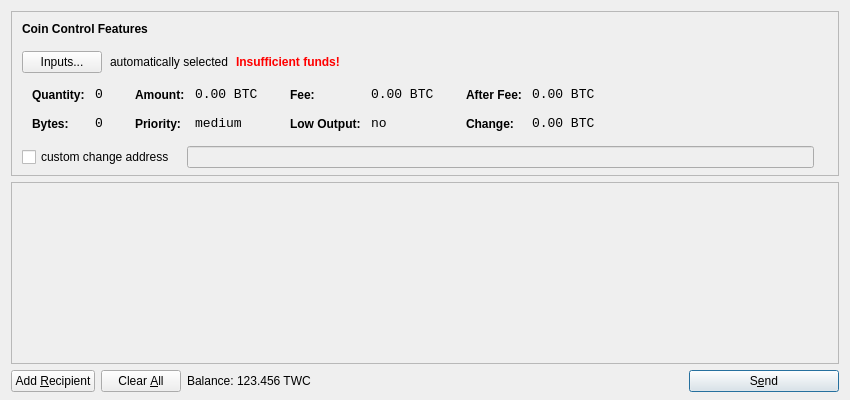
<?xml version="1.0" encoding="UTF-8"?>
<ui version="4.0">
 <class>SendCoinsDialog</class>
 <widget class="QDialog" name="SendCoinsDialog">
  <property name="geometry">
   <rect>
    <x>0</x>
    <y>0</y>
    <width>850</width>
    <height>400</height>
   </rect>
  </property>
  <property name="windowTitle">
   <string>Send Coins</string>
  </property>
  <layout class="QVBoxLayout" name="verticalLayout" stretch="0,1,0">
   <property name="bottomMargin">
    <number>8</number>
   </property>
   <item>
    <widget class="QFrame" name="frameCoinControl">
     <property name="sizePolicy">
      <sizepolicy hsizetype="Expanding" vsizetype="Expanding">
       <horstretch>0</horstretch>
       <verstretch>0</verstretch>
      </sizepolicy>
     </property>
     <property name="maximumSize">
      <size>
       <width>16777215</width>
       <height>16777215</height>
      </size>
     </property>
     <property name="frameShape">
      <enum>QFrame::StyledPanel</enum>
     </property>
     <property name="frameShadow">
      <enum>QFrame::Sunken</enum>
     </property>
     <layout class="QVBoxLayout" name="verticalLayoutCoinControl2">
      <property name="spacing">
       <number>-1</number>
      </property>
      <property name="leftMargin">
       <number>0</number>
      </property>
      <property name="topMargin">
       <number>0</number>
      </property>
      <property name="rightMargin">
       <number>0</number>
      </property>
      <property name="bottomMargin">
       <number>6</number>
      </property>
      <item>
       <layout class="QVBoxLayout" name="verticalLayoutCoinControl" stretch="0,0,0,0,1">
        <property name="spacing">
         <number>0</number>
        </property>
        <property name="leftMargin">
         <number>10</number>
        </property>
        <property name="topMargin">
         <number>10</number>
        </property>
        <item>
         <layout class="QHBoxLayout" name="horizontalLayoutCoinControl1">
          <property name="bottomMargin">
           <number>15</number>
          </property>
          <item>
           <widget class="QLabel" name="labelCoinControlFeatures">
            <property name="sizePolicy">
             <sizepolicy hsizetype="Preferred" vsizetype="Maximum">
              <horstretch>0</horstretch>
              <verstretch>0</verstretch>
             </sizepolicy>
            </property>
            <property name="font">
             <font>
              <weight>75</weight>
              <bold>true</bold>
             </font>
            </property>
            <property name="styleSheet">
             <string notr="true">font-weight:bold;</string>
            </property>
            <property name="text">
             <string>Coin Control Features</string>
            </property>
           </widget>
          </item>
         </layout>
        </item>
        <item>
         <layout class="QHBoxLayout" name="horizontalLayoutCoinControl2" stretch="0,0,0,0">
          <property name="spacing">
           <number>8</number>
          </property>
          <property name="bottomMargin">
           <number>10</number>
          </property>
          <item>
           <widget class="QPushButton" name="pushButtonCoinControl">
            <property name="styleSheet">
             <string notr="true"/>
            </property>
            <property name="text">
             <string>Inputs...</string>
            </property>
           </widget>
          </item>
          <item>
           <widget class="QLabel" name="labelCoinControlAutomaticallySelected">
            <property name="text">
             <string>automatically selected</string>
            </property>
            <property name="margin">
             <number>5</number>
            </property>
           </widget>
          </item>
          <item>
           <widget class="QLabel" name="labelCoinControlInsuffFunds">
            <property name="font">
             <font>
              <weight>75</weight>
              <bold>true</bold>
             </font>
            </property>
            <property name="styleSheet">
             <string notr="true">color:red;font-weight:bold;</string>
            </property>
            <property name="text">
             <string>Insufficient funds!</string>
            </property>
            <property name="margin">
             <number>5</number>
            </property>
           </widget>
          </item>
          <item>
           <spacer name="horizontalSpacerCoinControl">
            <property name="orientation">
             <enum>Qt::Horizontal</enum>
            </property>
            <property name="sizeHint" stdset="0">
             <size>
              <width>40</width>
              <height>1</height>
             </size>
            </property>
           </spacer>
          </item>
         </layout>
        </item>
        <item>
         <widget class="QWidget" name="widgetCoinControl" native="true">
          <property name="sizePolicy">
           <sizepolicy hsizetype="Preferred" vsizetype="Preferred">
            <horstretch>0</horstretch>
            <verstretch>0</verstretch>
           </sizepolicy>
          </property>
          <property name="minimumSize">
           <size>
            <width>0</width>
            <height>0</height>
           </size>
          </property>
          <property name="styleSheet">
           <string notr="true"/>
          </property>
          <layout class="QHBoxLayout" name="horizontalLayoutCoinControl5">
           <property name="margin">
            <number>0</number>
           </property>
           <item>
            <layout class="QHBoxLayout" name="horizontalLayoutCoinControl3" stretch="0,0,0,1">
             <property name="spacing">
              <number>20</number>
             </property>
             <property name="topMargin">
              <number>0</number>
             </property>
             <property name="bottomMargin">
              <number>10</number>
             </property>
             <item>
              <layout class="QFormLayout" name="formLayoutCoinControl1">
               <property name="horizontalSpacing">
                <number>10</number>
               </property>
               <property name="verticalSpacing">
                <number>14</number>
               </property>
               <property name="leftMargin">
                <number>10</number>
               </property>
               <property name="topMargin">
                <number>4</number>
               </property>
               <property name="rightMargin">
                <number>6</number>
               </property>
               <item row="0" column="0">
                <widget class="QLabel" name="labelCoinControlQuantityText">
                 <property name="styleSheet">
                  <string notr="true">font-weight:bold;</string>
                 </property>
                 <property name="text">
                  <string>Quantity:</string>
                 </property>
                 <property name="margin">
                  <number>0</number>
                 </property>
                </widget>
               </item>
               <item row="0" column="1">
                <widget class="QLabel" name="labelCoinControlQuantity">
                 <property name="font">
                  <font>
                   <family>Monospace</family>
                   <pointsize>10</pointsize>
                  </font>
                 </property>
                 <property name="cursor">
                  <cursorShape>IBeamCursor</cursorShape>
                 </property>
                 <property name="contextMenuPolicy">
                  <enum>Qt::ActionsContextMenu</enum>
                 </property>
                 <property name="text">
                  <string notr="true">0</string>
                 </property>
                 <property name="margin">
                  <number>0</number>
                 </property>
                 <property name="textInteractionFlags">
                  <set>Qt::LinksAccessibleByMouse|Qt::TextSelectableByKeyboard|Qt::TextSelectableByMouse</set>
                 </property>
                </widget>
               </item>
               <item row="1" column="0">
                <widget class="QLabel" name="labelCoinControlBytesText">
                 <property name="styleSheet">
                  <string notr="true">font-weight:bold;</string>
                 </property>
                 <property name="text">
                  <string>Bytes:</string>
                 </property>
                </widget>
               </item>
               <item row="1" column="1">
                <widget class="QLabel" name="labelCoinControlBytes">
                 <property name="font">
                  <font>
                   <family>Monospace</family>
                   <pointsize>10</pointsize>
                  </font>
                 </property>
                 <property name="cursor">
                  <cursorShape>IBeamCursor</cursorShape>
                 </property>
                 <property name="contextMenuPolicy">
                  <enum>Qt::ActionsContextMenu</enum>
                 </property>
                 <property name="text">
                  <string notr="true">0</string>
                 </property>
                 <property name="textInteractionFlags">
                  <set>Qt::LinksAccessibleByMouse|Qt::TextSelectableByKeyboard|Qt::TextSelectableByMouse</set>
                 </property>
                </widget>
               </item>
              </layout>
             </item>
             <item>
              <layout class="QFormLayout" name="formLayoutCoinControl2">
               <property name="horizontalSpacing">
                <number>10</number>
               </property>
               <property name="verticalSpacing">
                <number>14</number>
               </property>
               <property name="leftMargin">
                <number>6</number>
               </property>
               <property name="topMargin">
                <number>4</number>
               </property>
               <property name="rightMargin">
                <number>6</number>
               </property>
               <item row="0" column="0">
                <widget class="QLabel" name="labelCoinControlAmountText">
                 <property name="styleSheet">
                  <string notr="true">font-weight:bold;</string>
                 </property>
                 <property name="text">
                  <string>Amount:</string>
                 </property>
                 <property name="margin">
                  <number>0</number>
                 </property>
                </widget>
               </item>
               <item row="0" column="1">
                <widget class="QLabel" name="labelCoinControlAmount">
                 <property name="font">
                  <font>
                   <family>Monospace</family>
                   <pointsize>10</pointsize>
                  </font>
                 </property>
                 <property name="cursor">
                  <cursorShape>IBeamCursor</cursorShape>
                 </property>
                 <property name="contextMenuPolicy">
                  <enum>Qt::ActionsContextMenu</enum>
                 </property>
                 <property name="text">
                  <string notr="true">0.00 BTC</string>
                 </property>
                 <property name="textInteractionFlags">
                  <set>Qt::LinksAccessibleByMouse|Qt::TextSelectableByKeyboard|Qt::TextSelectableByMouse</set>
                 </property>
                </widget>
               </item>
               <item row="1" column="0">
                <widget class="QLabel" name="labelCoinControlPriorityText">
                 <property name="styleSheet">
                  <string notr="true">font-weight:bold;</string>
                 </property>
                 <property name="text">
                  <string>Priority:</string>
                 </property>
                </widget>
               </item>
               <item row="1" column="1">
                <widget class="QLabel" name="labelCoinControlPriority">
                 <property name="font">
                  <font>
                   <family>Monospace</family>
                   <pointsize>10</pointsize>
                  </font>
                 </property>
                 <property name="cursor">
                  <cursorShape>IBeamCursor</cursorShape>
                 </property>
                 <property name="contextMenuPolicy">
                  <enum>Qt::ActionsContextMenu</enum>
                 </property>
                 <property name="text">
                  <string>medium</string>
                 </property>
                 <property name="textInteractionFlags">
                  <set>Qt::LinksAccessibleByMouse|Qt::TextSelectableByKeyboard|Qt::TextSelectableByMouse</set>
                 </property>
                </widget>
               </item>
              </layout>
             </item>
             <item>
              <layout class="QFormLayout" name="formLayoutCoinControl3">
               <property name="horizontalSpacing">
                <number>10</number>
               </property>
               <property name="verticalSpacing">
                <number>14</number>
               </property>
               <property name="leftMargin">
                <number>6</number>
               </property>
               <property name="topMargin">
                <number>4</number>
               </property>
               <property name="rightMargin">
                <number>6</number>
               </property>
               <item row="0" column="0">
                <widget class="QLabel" name="labelCoinControlFeeText">
                 <property name="styleSheet">
                  <string notr="true">font-weight:bold;</string>
                 </property>
                 <property name="text">
                  <string>Fee:</string>
                 </property>
                 <property name="margin">
                  <number>0</number>
                 </property>
                </widget>
               </item>
               <item row="0" column="1">
                <widget class="QLabel" name="labelCoinControlFee">
                 <property name="font">
                  <font>
                   <family>Monospace</family>
                   <pointsize>10</pointsize>
                  </font>
                 </property>
                 <property name="cursor">
                  <cursorShape>IBeamCursor</cursorShape>
                 </property>
                 <property name="contextMenuPolicy">
                  <enum>Qt::ActionsContextMenu</enum>
                 </property>
                 <property name="text">
                  <string notr="true">0.00 BTC</string>
                 </property>
                 <property name="textInteractionFlags">
                  <set>Qt::LinksAccessibleByMouse|Qt::TextSelectableByKeyboard|Qt::TextSelectableByMouse</set>
                 </property>
                </widget>
               </item>
               <item row="1" column="0">
                <widget class="QLabel" name="labelCoinControlLowOutputText">
                 <property name="styleSheet">
                  <string notr="true">font-weight:bold;</string>
                 </property>
                 <property name="text">
                  <string>Low Output:</string>
                 </property>
                </widget>
               </item>
               <item row="1" column="1">
                <widget class="QLabel" name="labelCoinControlLowOutput">
                 <property name="font">
                  <font>
                   <family>Monospace</family>
                   <pointsize>10</pointsize>
                  </font>
                 </property>
                 <property name="cursor">
                  <cursorShape>IBeamCursor</cursorShape>
                 </property>
                 <property name="contextMenuPolicy">
                  <enum>Qt::ActionsContextMenu</enum>
                 </property>
                 <property name="text">
                  <string>no</string>
                 </property>
                 <property name="textInteractionFlags">
                  <set>Qt::LinksAccessibleByMouse|Qt::TextSelectableByKeyboard|Qt::TextSelectableByMouse</set>
                 </property>
                </widget>
               </item>
              </layout>
             </item>
             <item>
              <layout class="QFormLayout" name="formLayoutCoinControl4">
               <property name="horizontalSpacing">
                <number>10</number>
               </property>
               <property name="verticalSpacing">
                <number>14</number>
               </property>
               <property name="leftMargin">
                <number>6</number>
               </property>
               <property name="topMargin">
                <number>4</number>
               </property>
               <property name="rightMargin">
                <number>6</number>
               </property>
               <item row="0" column="0">
                <widget class="QLabel" name="labelCoinControlAfterFeeText">
                 <property name="styleSheet">
                  <string notr="true">font-weight:bold;</string>
                 </property>
                 <property name="text">
                  <string>After Fee:</string>
                 </property>
                 <property name="margin">
                  <number>0</number>
                 </property>
                </widget>
               </item>
               <item row="0" column="1">
                <widget class="QLabel" name="labelCoinControlAfterFee">
                 <property name="font">
                  <font>
                   <family>Monospace</family>
                   <pointsize>10</pointsize>
                  </font>
                 </property>
                 <property name="cursor">
                  <cursorShape>IBeamCursor</cursorShape>
                 </property>
                 <property name="contextMenuPolicy">
                  <enum>Qt::ActionsContextMenu</enum>
                 </property>
                 <property name="text">
                  <string notr="true">0.00 BTC</string>
                 </property>
                 <property name="textInteractionFlags">
                  <set>Qt::LinksAccessibleByMouse|Qt::TextSelectableByKeyboard|Qt::TextSelectableByMouse</set>
                 </property>
                </widget>
               </item>
               <item row="1" column="0">
                <widget class="QLabel" name="labelCoinControlChangeText">
                 <property name="styleSheet">
                  <string notr="true">font-weight:bold;</string>
                 </property>
                 <property name="text">
                  <string>Change:</string>
                 </property>
                </widget>
               </item>
               <item row="1" column="1">
                <widget class="QLabel" name="labelCoinControlChange">
                 <property name="font">
                  <font>
                   <family>Monospace</family>
                   <pointsize>10</pointsize>
                  </font>
                 </property>
                 <property name="cursor">
                  <cursorShape>IBeamCursor</cursorShape>
                 </property>
                 <property name="contextMenuPolicy">
                  <enum>Qt::ActionsContextMenu</enum>
                 </property>
                 <property name="text">
                  <string notr="true">0.00 BTC</string>
                 </property>
                 <property name="textInteractionFlags">
                  <set>Qt::LinksAccessibleByMouse|Qt::TextSelectableByKeyboard|Qt::TextSelectableByMouse</set>
                 </property>
                </widget>
               </item>
              </layout>
             </item>
            </layout>
           </item>
          </layout>
         </widget>
        </item>
        <item>
         <layout class="QHBoxLayout" name="horizontalLayoutCoinControl4" stretch="0,0,0">
          <property name="spacing">
           <number>12</number>
          </property>
          <property name="sizeConstraint">
           <enum>QLayout::SetDefaultConstraint</enum>
          </property>
          <property name="topMargin">
           <number>5</number>
          </property>
          <property name="rightMargin">
           <number>5</number>
          </property>
          <item>
           <widget class="QCheckBox" name="checkBoxCoinControlChange">
            <property name="text">
             <string>custom change address</string>
            </property>
           </widget>
          </item>
          <item>
           <widget class="QLineEdit" name="lineEditCoinControlChange">
            <property name="enabled">
             <bool>false</bool>
            </property>
            <property name="sizePolicy">
             <sizepolicy hsizetype="Expanding" vsizetype="Fixed">
              <horstretch>0</horstretch>
              <verstretch>0</verstretch>
             </sizepolicy>
            </property>
           </widget>
          </item>
          <item>
           <widget class="QLabel" name="labelCoinControlChangeLabel">
            <property name="sizePolicy">
             <sizepolicy hsizetype="Preferred" vsizetype="Expanding">
              <horstretch>0</horstretch>
              <verstretch>0</verstretch>
             </sizepolicy>
            </property>
            <property name="minimumSize">
             <size>
              <width>0</width>
              <height>0</height>
             </size>
            </property>
            <property name="text">
             <string/>
            </property>
            <property name="margin">
             <number>3</number>
            </property>
           </widget>
          </item>
         </layout>
        </item>
        <item>
         <spacer name="verticalSpacerCoinControl">
          <property name="orientation">
           <enum>Qt::Vertical</enum>
          </property>
          <property name="sizeHint" stdset="0">
           <size>
            <width>800</width>
            <height>1</height>
           </size>
          </property>
         </spacer>
        </item>
       </layout>
      </item>
     </layout>
    </widget>
   </item>
   <item>
    <widget class="QScrollArea" name="scrollArea">
     <property name="widgetResizable">
      <bool>true</bool>
     </property>
     <widget class="QWidget" name="scrollAreaWidgetContents">
      <property name="geometry">
       <rect>
        <x>0</x>
        <y>0</y>
        <width>830</width>
        <height>165</height>
       </rect>
      </property>
      <layout class="QVBoxLayout" name="verticalLayout_2">
       <property name="margin">
        <number>0</number>
       </property>
       <item>
        <layout class="QVBoxLayout" name="entries">
         <property name="spacing">
          <number>6</number>
         </property>
        </layout>
       </item>
       <item>
        <spacer name="verticalSpacer">
         <property name="orientation">
          <enum>Qt::Vertical</enum>
         </property>
         <property name="sizeHint" stdset="0">
          <size>
           <width>20</width>
           <height>40</height>
          </size>
         </property>
        </spacer>
       </item>
      </layout>
     </widget>
    </widget>
   </item>
   <item>
    <layout class="QHBoxLayout" name="horizontalLayout">
     <item>
      <widget class="QPushButton" name="addButton">
       <property name="toolTip">
        <string>Send to multiple recipients at once</string>
       </property>
       <property name="text">
        <string>Add &amp;Recipient</string>
       </property>
       <property name="icon">
        <iconset resource="../bitcoin.qrc">
         <normaloff>:/icons/add</normaloff>:/icons/add</iconset>
       </property>
       <property name="autoDefault">
        <bool>false</bool>
       </property>
      </widget>
     </item>
     <item>
      <widget class="QPushButton" name="clearButton">
       <property name="sizePolicy">
        <sizepolicy hsizetype="Minimum" vsizetype="Fixed">
         <horstretch>0</horstretch>
         <verstretch>0</verstretch>
        </sizepolicy>
       </property>
       <property name="toolTip">
        <string>Remove all transaction fields</string>
       </property>
       <property name="text">
        <string>Clear &amp;All</string>
       </property>
       <property name="icon">
        <iconset resource="../bitcoin.qrc">
         <normaloff>:/icons/remove</normaloff>:/icons/remove</iconset>
       </property>
       <property name="autoRepeatDelay">
        <number>300</number>
       </property>
       <property name="autoDefault">
        <bool>false</bool>
       </property>
      </widget>
     </item>
     <item>
      <layout class="QHBoxLayout" name="horizontalLayout_2">
       <property name="spacing">
        <number>3</number>
       </property>
       <item>
        <widget class="QLabel" name="label">
         <property name="text">
          <string>Balance:</string>
         </property>
        </widget>
       </item>
       <item>
        <widget class="QLabel" name="labelBalance">
         <property name="cursor">
          <cursorShape>IBeamCursor</cursorShape>
         </property>
         <property name="text">
          <string>123.456 TWC</string>
         </property>
         <property name="textInteractionFlags">
          <set>Qt::LinksAccessibleByMouse|Qt::TextSelectableByKeyboard|Qt::TextSelectableByMouse</set>
         </property>
        </widget>
       </item>
      </layout>
     </item>
     <item>
      <spacer name="horizontalSpacer">
       <property name="orientation">
        <enum>Qt::Horizontal</enum>
       </property>
       <property name="sizeHint" stdset="0">
        <size>
         <width>40</width>
         <height>20</height>
        </size>
       </property>
      </spacer>
     </item>
     <item>
      <widget class="QPushButton" name="sendButton">
       <property name="minimumSize">
        <size>
         <width>150</width>
         <height>0</height>
        </size>
       </property>
       <property name="toolTip">
        <string>Confirm the send action</string>
       </property>
       <property name="text">
        <string>S&amp;end</string>
       </property>
       <property name="icon">
        <iconset resource="../bitcoin.qrc">
         <normaloff>:/icons/send</normaloff>:/icons/send</iconset>
       </property>
       <property name="default">
        <bool>true</bool>
       </property>
      </widget>
     </item>
    </layout>
   </item>
  </layout>
 </widget>
 <resources>
  <include location="../bitcoin.qrc"/>
 </resources>
 <connections/>
</ui>
